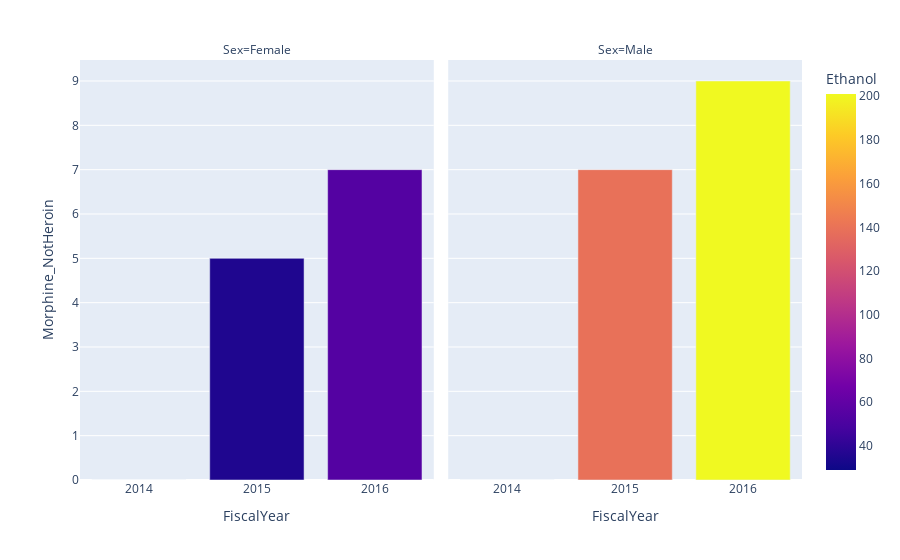

The code cell stored with this chart in its notebook:
### Code cell
# Number of Morphine_NotHeroin deaths for male and female population
fig = px.bar(Drugs_Grouped, x="FiscalYear", y="Morphine_NotHeroin",facet_col="Sex", color="Ethanol",color_discrete_sequence=px.colors.diverging.Spectral[-2::-1])
fig.show()

### Figure 1 — Plotly figure (JSON) as saved in the notebook; plotly's stock layout.template omitted (floating-point values rounded to 4 significant figures)
{"data": [{"alignmentgroup": "True", "hovertemplate": "Sex=Female<br>FiscalYear=%{x}<br>Morphine_NotHeroin=%{y}<br>Ethanol=%{marker.color}<extra></extra>", "legendgroup": "", "marker": {"color": [29, 35, 54], "coloraxis": "coloraxis"}, "name": "", "offsetgroup": "", "orientation": "v", "showlegend": false, "textposition": "auto", "type": "bar", "x": ["2014", "2015", "2016"], "xaxis": "x", "y": [0, 5, 7], "yaxis": "y"}, {"alignmentgroup": "True", "hovertemplate": "Sex=Male<br>FiscalYear=%{x}<br>Morphine_NotHeroin=%{y}<br>Ethanol=%{marker.color}<extra></extra>", "legendgroup": "", "marker": {"color": [97, 139, 201], "coloraxis": "coloraxis"}, "name": "", "offsetgroup": "", "orientation": "v", "showlegend": false, "textposition": "auto", "type": "bar", "x": ["2014", "2015", "2016"], "xaxis": "x2", "y": [0, 7, 9], "yaxis": "y2"}], "layout": {"annotations": [{"font": {}, "showarrow": false, "text": "Sex=Female", "x": 0.245, "xanchor": "center", "xref": "paper", "y": 1, "yanchor": "bottom", "yref": "paper"}, {"font": {}, "showarrow": false, "text": "Sex=Male", "x": 0.755, "xanchor": "center", "xref": "paper", "y": 1, "yanchor": "bottom", "yref": "paper"}], "barmode": "relative", "coloraxis": {"colorbar": {"title": {"text": "Ethanol"}}, "colorscale": [[0, "#0d0887"], [0.1111, "#46039f"], [0.2222, "#7201a8"], [0.3333, "#9c179e"], [0.4444, "#bd3786"], [0.5556, "#d8576b"], [0.6667, "#ed7953"], [0.7778, "#fb9f3a"], [0.8889, "#fdca26"], [1, "#f0f921"]]}, "legend": {"tracegroupgap": 0}, "margin": {"t": 60}, "xaxis": {"anchor": "y", "domain": [0, 0.49], "title": {"text": "FiscalYear"}}, "xaxis2": {"anchor": "y2", "domain": [0.51, 1], "matches": "x", "title": {"text": "FiscalYear"}}, "yaxis": {"anchor": "x", "domain": [0, 1], "title": {"text": "Morphine_NotHeroin"}}, "yaxis2": {"anchor": "x2", "domain": [0, 1], "matches": "y", "showticklabels": false}}}
